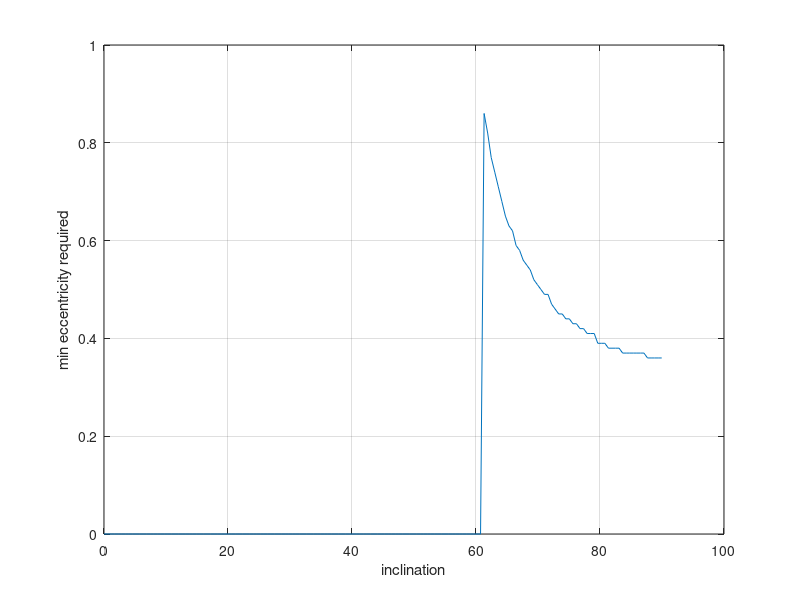

This chart was generated by the following MATLAB code: (Note: this script raises an error after producing the figure.)
%This code is designed to take the desired semi-major axis, the desired
%observation period, and the target latitude, and display the various observation
%times that various eccentricities and inclinations would work
clc;clf;clear

%Inputs
a=0.48;
TargetLat=60;
LightnessFactor=0.1;%In case you want to simulate the effect of pointing the sail at the sun. if not, just set to 0
plotOptions=[1,1];
myEccStep=0.01;
myIncStep=0.01;
TargetObservationPeriod=40; %days
ConeVerticies=100;
ShowCone=1;
DisplayTable=1;

%Givens & Initializations
rSun=0.00465047; %AU
uSun=(1-LightnessFactor)*3.9640*10^-14; %AU^3/s^2
TargetLat=TargetLat*pi/180;%Convert to radians
Theta=(0:0.01:2*pi)'; %vector of thetas
Period=2*pi*sqrt(a^3/uSun)/24/3600; %Theta Vector
ecc=0:myEccStep:0.9; %eccentricity Vector
myIncValues=(0:myIncStep:pi/2); %Inclination Values
myBest3DXs = zeros(length(myIncValues),length(Theta));
myBest3DYs = zeros(length(myIncValues),length(Theta));
myBest3DZs = zeros(length(myIncValues),length(Theta));
myBestEccs = zeros(length(myIncValues),1);

for i=1:length(myIncValues)
    Inclination=myIncValues(i);
    %Calculate Keplerian Parameters
    P=a.*(1-ecc.^2);
    r=(P./(1+ecc.*cos(Theta)))'; %Matrix of r values, where each row is a different eccentricity
    x=r.*cos(Theta'); %2-D X positions of each orbit
    y=r.*sin(Theta'); %2-D Y positions of each orbit
    myIndices=find(Theta>=pi); %index at highest radius
    myrP=r(:,1); %Perigee Values
    myrAP=r(:,myIndices(1)); %Apogee Values
    
    %Rotate 2-D plane about Y axis
    A=cos(Inclination); %First element of rotation matrix
    B=sin(Inclination); %Other element of rotation matrix
    my3DX=x.*A;
    my3DY=y;
    my3DZ=-x.*B;
    
    %Find points within the cone
    % I noticed this is exactly the same for all orbits if they are in the
    % same general orbit, but if you dont believe me uncomment 68 and 82
    
    OrbitNum=1; BinaryMatrix=0*my3DX; %Binary blank matrix, shows where intersection points are
    for OrbitNum = 1:length(ecc)
        ThisX=my3DX(OrbitNum,:); %this orbits X values
        ThisY=my3DY(OrbitNum,:); %This orbits Y values
        ThisZ=my3DZ(OrbitNum,:); %This orbits Z values
        ThisAxisR=sqrt(ThisX.^2 + ThisY.^2); %Radi of the points from the z-axis
        myRatio=tan(TargetLat); %ratio for the cone: z/x
        for myPoint=1:length(ThisX) %loops through every point in the orbit
            thisConeR=ThisZ(myPoint)/myRatio; %Radius of the cone from the current zaxis
            if (thisConeR>ThisAxisR(myPoint)) %if the point is within the cone
                BinaryMatrix(OrbitNum,myPoint) = 1;
            end
        end
    end
    
    if ~sum(sum(BinaryMatrix))
        %invalid inclination
    else
        %Isolate Vectors and rotate them back to 2-D
        BinaryVec=BinaryMatrix(1,:); %due to geometry, all of these vectors are the same, so only need first
        VecIndicies=find(BinaryVec==1); %indices where the craft is within the observation period
        ObservationVecs=[my3DX(:,VecIndicies(1)) my3DY(:,VecIndicies(1)) my3DZ(:,VecIndicies(1))]; %3-D Vectors where observation can begin for each orbit
        ToFlatRotationVec=inv([A 0 B; 0 1 0; -B 0 A]); %Rotation vector to convert 3-D back to 2-D
        myNewXY=ToFlatRotationVec*ObservationVecs'; %2-D vectors of starting observation point
        newX=myNewXY(1,:);
        newY=myNewXY(2,:);
        
        %Identify Observation Time
        newTheta=pi+atan(newY./newX); %theta at starting observation point
        TargetBigE=2*atan( sqrt((1-ecc)./(1+ecc)) .*tan(newTheta/2)); %Eccentric anomaly
        TargetMe=TargetBigE-ecc.*sin(TargetBigE); %Mean Anomaly
        tDays=(Period - 2*( abs( TargetMe*Period/(2*pi) ) ) ); %Observation time in days
        
        ValidIndices=find(tDays>TargetObservationPeriod);
        if sum(ValidIndices)
            myBest3DXs(i,:) = my3DX(ValidIndices(1),:);
            myBest3DYs(i,:) = my3DY(ValidIndices(1),:);
            myBest3DZs(i,:) = my3DZ(ValidIndices(1),:);
            myBestEccs(i) = ecc(ValidIndices(1));
        end
        
    end
end




if plotOptions(1)
    clf(1)
    figure (1)
    plot(myIncValues*180/pi, myBestEccs); grid on;
    xlabel("inclination"); ylabel("min eccentricity required")
end
if plotOptions(2)
    Temp=sum(plotOptions(1:2));
    clf(Temp)
    figure (Temp)
    for J=1:length(myIncValues)
        plot3( myBest3DXs(J,:),myBest3DYs(J,:),myBest3DZs(J,:)); hold on;
    end
    %Plot Sun
    [SunX SunY SunZ]=sphere(10); SunX=SunX.*rSun; SunY=SunY.*rSun; SunZ=SunZ.*rSun;
    surf(SunX, SunY, SunZ);
    
    if ShowCone
        %Plot Target Cone:
        rConeVec = linspace(0,max(max(myBest3DZs))/tan(TargetLat),ConeVerticies) ;
        th = linspace(0,2*pi,ConeVerticies);
        [RCone,T] = meshgrid(rConeVec,th) ;
        XCone = RCone.*cos(T) ;
        YCone = RCone.*sin(T) ;
        ZCone = sqrt(XCone.^2 + YCone.^2)/cos(TargetLat);
        hold on; surf(XCone,YCone,ZCone)
    end
    
    daspect([1 1 1]);
    pbaspect([1 1 1]); grid on;
    xlabel("X"); ylabel("Y"); zlabel("Z")
end

%TRUNCATE
GoodVals=find(myBestEccs~=0);
myBest3DXs=myBest3DXs(GoodVals,:); myBest3DYs=myBest3DYs(GoodVals,:); myBest3DZs=myBest3DZs(GoodVals,:);
myR=sqrt(myBest3DXs.^2 + myBest3DYs.^2 + myBest3DZs.^2);
myBestEccs=myBestEccs(GoodVals,:); myIncValues=myIncValues(GoodVals); 
if DisplayTable
    fprintf("At a semi major axis of %.3f AU an orbit will take %.2f days. In order to reach the %.0f day observation period: \n",a,Period,TargetObservationPeriod)
    eccentricityValues=myBestEccs; inclination=myIncValues'*180/pi; Apogees=max(myR')'; Perigees=min(myR')';
    disp(table(eccentricityValues, inclination, Apogees, Perigees))
end
